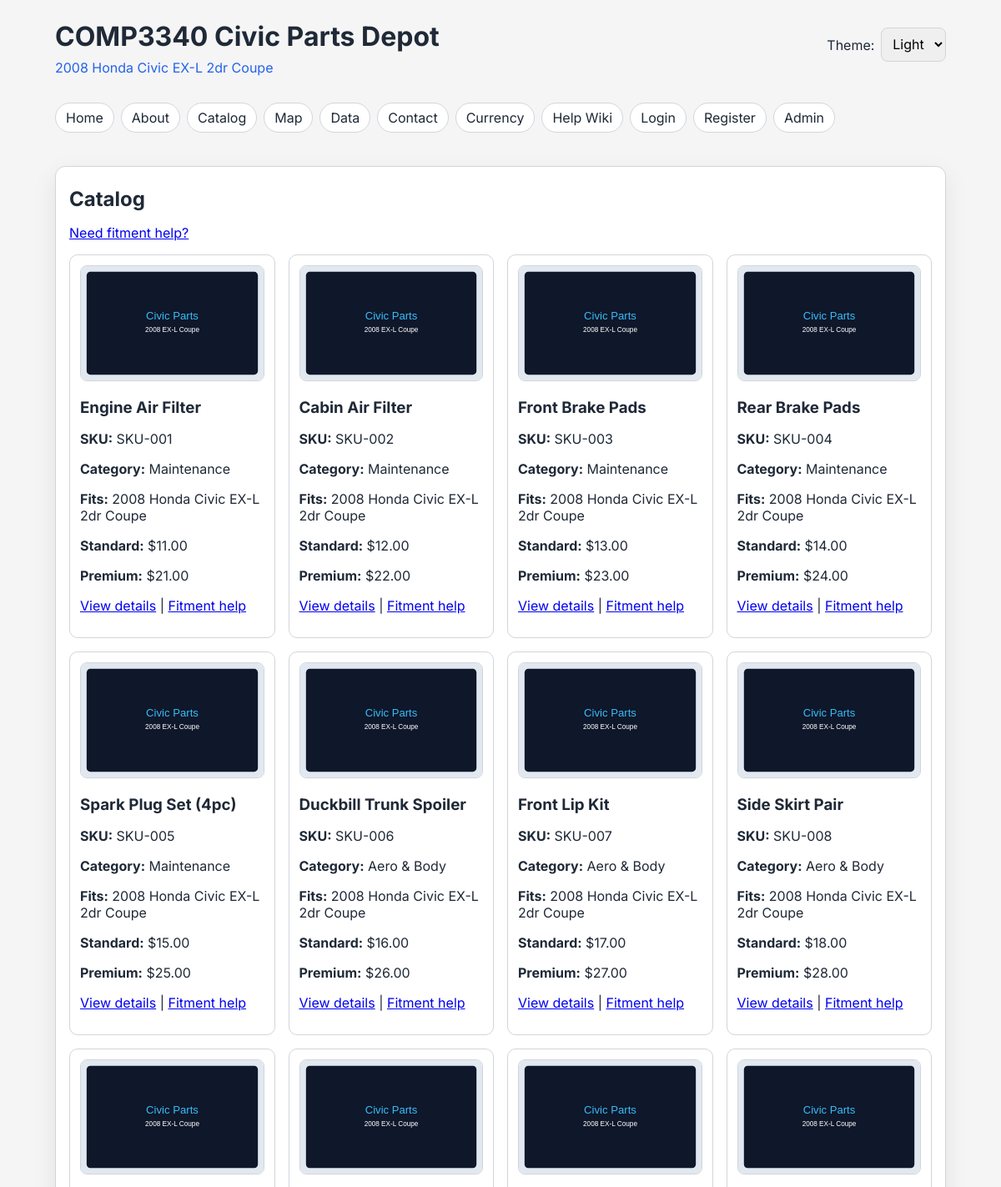
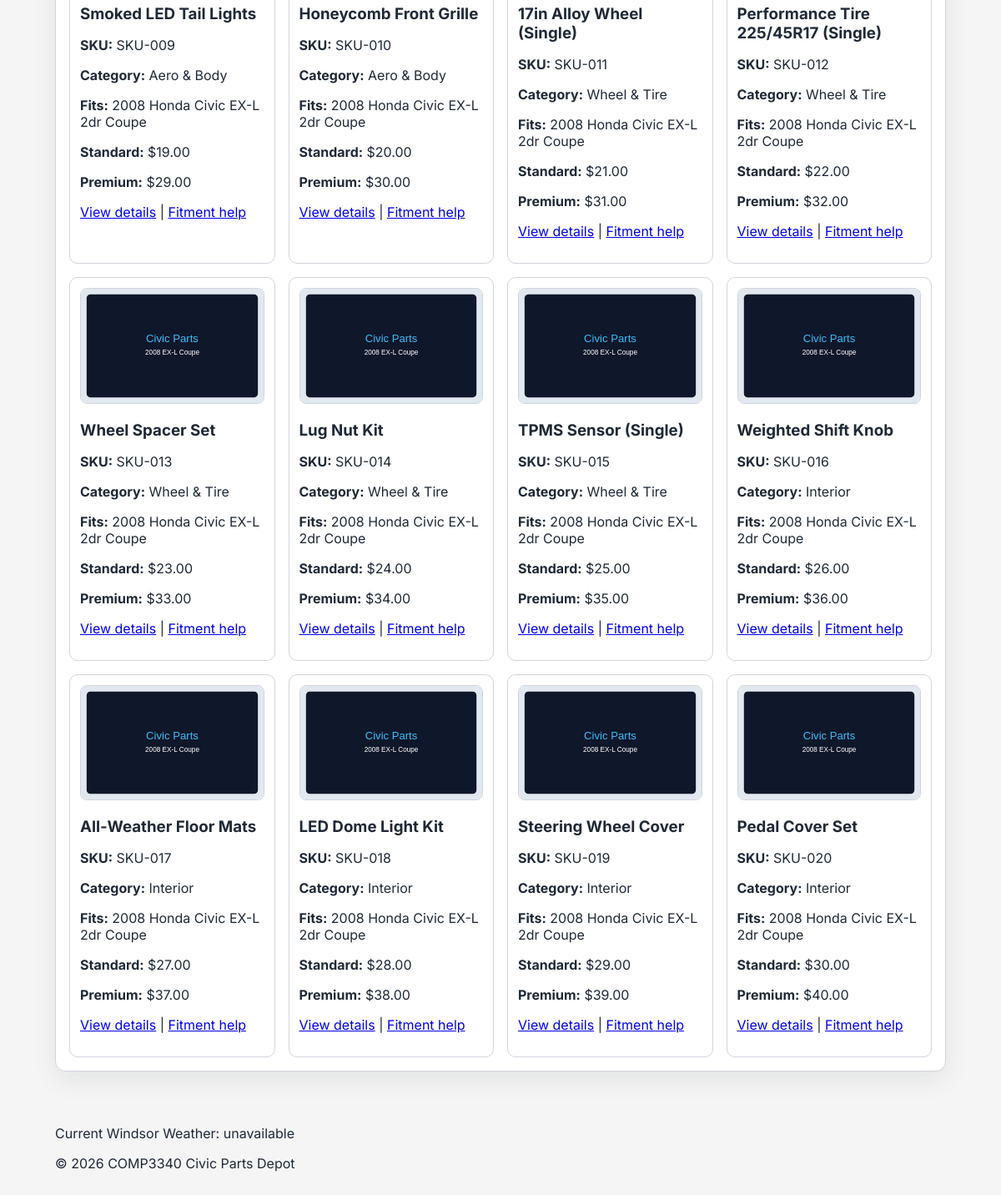
Screenshot of /catalog.php with the database file from the repository (2 pictures, top to bottom).
### tables this page shows
CREATE TABLE IF NOT EXISTS products (
  id INT UNSIGNED AUTO_INCREMENT PRIMARY KEY,
  sku VARCHAR(20) NOT NULL UNIQUE,
  category VARCHAR(80) NOT NULL,
  name VARCHAR(160) NOT NULL,
  compatibility VARCHAR(255) NOT NULL,
  image_path VARCHAR(255) NOT NULL,
  created_at TIMESTAMP NOT NULL DEFAULT CURRENT_TIMESTAMP
);

CREATE TABLE IF NOT EXISTS product_options (
  id INT UNSIGNED AUTO_INCREMENT PRIMARY KEY,
  product_id INT UNSIGNED NOT NULL,
  option_type ENUM('Standard', 'Premium') NOT NULL,
  price DECIMAL(10,2) NOT NULL,
  CONSTRAINT fk_product_options_product
    FOREIGN KEY (product_id) REFERENCES products(id)
    ON DELETE CASCADE ON UPDATE CASCADE
);

### config.php (called while the page is built, shortened)
<?php
$APP_NAME = 'COMP3340 Civic Parts Depot';

### includes/auth.php (called while the page is built, shortened)
<?php
function current_user(): ?array
{
    return $_SESSION['user'] ?? null;
}

### includes/db.php (called while the page is built, shortened)
<?php
require_once __DIR__ . '/../config.php';
function db(): PDO
{
    global $DB_HOST, $DB_PORT, $DB_NAME, $DB_USER, $DB_PASS, $DB_CHARSET;
    $dsn = "mysql:host={$DB_HOST};port={$DB_PORT};dbname={$DB_NAME};charset={$DB_CHARSET}";
    $pdo = new PDO($dsn, $DB_USER, $DB_PASS, [
        PDO::ATTR_ERRMODE => PDO::ERRMODE_EXCEPTION,
        PDO::ATTR_DEFAULT_FETCH_MODE => PDO::FETCH_ASSOC,
        PDO::ATTR_EMULATE_PREPARES => false,
    ]);
    return $pdo;
}

### catalog.php (the view, shortened to what this page needs)
<?php
require_once __DIR__ . '/config.php';
require_once __DIR__ . '/includes/db.php';
require_once __DIR__ . '/includes/header.php';
$sql = "
    SELECT
        p.id,
        p.sku,
        p.category,
        p.name,
        p.compatibility,
        p.image_path,
        std.price AS standard_price,
        prm.price AS premium_price
    FROM products p
    LEFT JOIN product_options std ON p.id = std.product_id AND std.option_type = 'Standard'
    LEFT JOIN product_options prm ON p.id = prm.product_id AND prm.option_type = 'Premium'
    ORDER BY p.sku ASC
";
$stmt = db()->query($sql);
$products = $stmt->fetchAll();
?>
<main>
  <section class="panel">
    <h2>Catalog</h2>
    <p><a href="help-fitment.html">Need fitment help?</a></p>
    <div id="catalog">
      <?php if (count($products) > 0): ?>
          <?php foreach ($products as $p): ?>
              <article class="card">
                <img src="<?= htmlspecialchars((string)($p['image_path'] ?? '')) ?>" alt="<?= htmlspecialchars((string)($p['name'] ?? '')) ?>" loading="lazy" />
                <h3><?= htmlspecialchars((string)($p['name'] ?? '')) ?></h3>
                <p><strong>SKU:</strong> <?= htmlspecialchars((string)($p['sku'] ?? '')) ?></p>
                <p><strong>Category:</strong> <?= htmlspecialchars((string)($p['category'] ?? '')) ?></p>
                <p><strong>Fits:</strong> <?= htmlspecialchars((string)($p['compatibility'] ?? '')) ?></p>
                <p><strong>Standard:</strong> $<?= number_format((float)($p['standard_price'] ?? 0), 2) ?></p>
                <p><strong>Premium:</strong> $<?= number_format((float)($p['premium_price'] ?? 0), 2) ?></p>
                <p><a href="product.php?id=<?= (int)($p['id'] ?? 0) ?>">View details</a> | <a href="help-fitment.html">Fitment help</a></p>
              </article>
          <?php endforeach; ?>
      <?php else: ?>
          <p>No products currently available.</p>
      <?php endif; ?>
    </div>
  </section>
</main>
<?php require_once __DIR__ . '/includes/footer.php'; ?>

### includes/header.php (shortened to what this page needs)
<?php
require_once __DIR__ . '/auth.php';
global $APP_NAME;
?>
<!doctype html>
<html lang="en">
<head>
  <link rel="stylesheet" href="style.css" />
</head>
<body class="light-theme">
  <header class="site-header">
    <div>
      <h1><?= htmlspecialchars($APP_NAME) ?></h1>
      <p class="subtitle">2008 Honda Civic EX-L 2dr Coupe</p>
    </div>
    <div class="theme-box">
      <label for="themeSelect">Theme:</label>
      <select id="themeSelect">
        <option value="light-theme">Light</option>
      </select>
    </div>
  </header>
  <nav class="main-menu" aria-label="Main menu">
    <a href="index.php">Home</a>
    <a href="about.php">About</a>
    <a href="catalog.php">Catalog</a>
    <a href="map.php">Map</a>
    <a href="visualization.php">Data</a>
    <a href="contact.php">Contact</a>
    <a href="converter.php">Currency</a>
    <a href="help-getting-started.html">Help Wiki</a>
    <?php if (current_user()): ?>
      <a href="profile.php">Profile</a>
      <a href="order-history.php">Orders</a>
      <a href="service-request.php">Service</a>
      <a href="logout.php">Logout</a>
    <?php else: ?>
      <a href="login.php">Login</a>
      <a href="register.php">Register</a>
    <?php endif; ?>
    <a href="admin/index.php">Admin</a>
  </nav>

### includes/footer.php (shortened to what this page needs)
<footer>
    <p id="weatherText">Current Windsor Weather: Loading...</p>
    <p>&copy; 2026 COMP3340 Civic Parts Depot</p>
  </footer>
</body>
</html>

### style.css (style rules this page uses)
:root { --bg: #f5f5f5; --card: #ffffff; --text: #1f2937; --accent: #2563eb; --border: #d1d5db; --shadow: 0 10px 30px rgba(15, 23, 42, 0.08); }
body.light-theme { --bg: #f5f5f5; --card: #ffffff; --text: #1f2937; --accent: #2563eb; --border: #d1d5db; }
* { box-sizing: border-box; }
body { margin: 0; font-family: "Inter", Arial, sans-serif; background: var(--bg); color: var(--text); transition: background-color 0.25s ease, color 0.25s ease; }
header, nav, main, footer { max-width: 1100px; margin: 0 auto; padding: 1rem; }
.site-header { display: flex; gap: 1rem; align-items: center; justify-content: space-between; flex-wrap: wrap; }
.subtitle { margin: 0.2rem 0 0; color: var(--accent); }
.main-menu { display: flex; gap: 0.5rem; flex-wrap: wrap; margin-bottom: 0.5rem; }
.main-menu a { text-decoration: none; border: 1px solid var(--border); background: var(--card); color: var(--text); padding: 0.45rem 0.75rem; border-radius: 999px; transition: transform 0.2s ease, border-color 0.2s ease, color 0.2s ease; }
h1, h2, h3 { margin: 0.5rem 0; }
.panel { border: 1px solid var(--border); background: var(--card); border-radius: 12px; padding: 1rem; margin-bottom: 1rem; box-shadow: var(--shadow); }
#catalog { display: grid; grid-template-columns: repeat(auto-fill, minmax(240px, 1fr)); gap: 1rem; }
.card { border: 1px solid var(--border); background: var(--card); border-radius: 10px; padding: 0.75rem; transition: transform 0.2s ease, box-shadow 0.2s ease; }
.card img { width: 100%; border-radius: 8px; border: 1px solid var(--border); margin-bottom: 0.5rem; }
input, textarea, select, button { padding: 0.55rem; border: 1px solid var(--border); border-radius: 8px; font: inherit; }
.theme-box { display: flex; gap: 0.5rem; align-items: center; }

### rows the page displays
products: image_path (picture), name "Engine Air Filter", sku "SKU-001", category "Maintenance", compatibility "2008 Honda Civic EX-L 2dr Coupe", product_options.price "11.00", product_options.price "21.00"
products: image_path (picture), name "Cabin Air Filter", sku "SKU-002", category "Maintenance", compatibility "2008 Honda Civic EX-L 2dr Coupe", product_options.price "12.00", product_options.price "22.00"
products: image_path (picture), name "Front Brake Pads", sku "SKU-003", category "Maintenance", compatibility "2008 Honda Civic EX-L 2dr Coupe", product_options.price "13.00", product_options.price "23.00"
products: image_path (picture), name "Rear Brake Pads", sku "SKU-004", category "Maintenance", compatibility "2008 Honda Civic EX-L 2dr Coupe", product_options.price "14.00", product_options.price "24.00"
products: image_path (picture), name "Spark Plug Set (4pc)", sku "SKU-005", category "Maintenance", compatibility "2008 Honda Civic EX-L 2dr Coupe", product_options.price "15.00", product_options.price "25.00"
products: image_path (picture), name "Duckbill Trunk Spoiler", sku "SKU-006", category "Aero & Body", compatibility "2008 Honda Civic EX-L 2dr Coupe", product_options.price "16.00", product_options.price "26.00"
products: image_path (picture), name "Front Lip Kit", sku "SKU-007", category "Aero & Body", compatibility "2008 Honda Civic EX-L 2dr Coupe", product_options.price "17.00", product_options.price "27.00"
products: image_path (picture), name "Side Skirt Pair", sku "SKU-008", category "Aero & Body", compatibility "2008 Honda Civic EX-L 2dr Coupe", product_options.price "18.00", product_options.price "28.00"
products: image_path (picture), name "Smoked LED Tail Lights", sku "SKU-009", category "Aero & Body", compatibility "2008 Honda Civic EX-L 2dr Coupe", product_options.price "19.00", product_options.price "29.00"
products: image_path (picture), name "Honeycomb Front Grille", sku "SKU-010", category "Aero & Body", compatibility "2008 Honda Civic EX-L 2dr Coupe", product_options.price "20.00", product_options.price "30.00"
products: image_path (picture), name "17in Alloy Wheel (Single)", sku "SKU-011", category "Wheel & Tire", compatibility "2008 Honda Civic EX-L 2dr Coupe", product_options.price "21.00", product_options.price "31.00"
products: image_path (picture), name "Performance Tire 225/45R17 (Single)", sku "SKU-012", category "Wheel & Tire", compatibility "2008 Honda Civic EX-L 2dr Coupe", product_options.price "22.00", product_options.price "32.00"
products: image_path (picture), name "Wheel Spacer Set", sku "SKU-013", category "Wheel & Tire", compatibility "2008 Honda Civic EX-L 2dr Coupe", product_options.price "23.00", product_options.price "33.00"
products: image_path (picture), name "Lug Nut Kit", sku "SKU-014", category "Wheel & Tire", compatibility "2008 Honda Civic EX-L 2dr Coupe", product_options.price "24.00", product_options.price "34.00"
products: image_path (picture), name "TPMS Sensor (Single)", sku "SKU-015", category "Wheel & Tire", compatibility "2008 Honda Civic EX-L 2dr Coupe", product_options.price "25.00", product_options.price "35.00"
products: image_path (picture), name "Weighted Shift Knob", sku "SKU-016", category "Interior", compatibility "2008 Honda Civic EX-L 2dr Coupe", product_options.price "26.00", product_options.price "36.00"
products: image_path (picture), name "All-Weather Floor Mats", sku "SKU-017", category "Interior", compatibility "2008 Honda Civic EX-L 2dr Coupe", product_options.price "27.00", product_options.price "37.00"
products: image_path (picture), name "LED Dome Light Kit", sku "SKU-018", category "Interior", compatibility "2008 Honda Civic EX-L 2dr Coupe", product_options.price "28.00", product_options.price "38.00"
products: image_path (picture), name "Steering Wheel Cover", sku "SKU-019", category "Interior", compatibility "2008 Honda Civic EX-L 2dr Coupe", product_options.price "29.00", product_options.price "39.00"
products: image_path (picture), name "Pedal Cover Set", sku "SKU-020", category "Interior", compatibility "2008 Honda Civic EX-L 2dr Coupe", product_options.price "30.00", product_options.price "40.00"

### other values shown
$APP_NAME "COMP3340 Civic Parts Depot"
